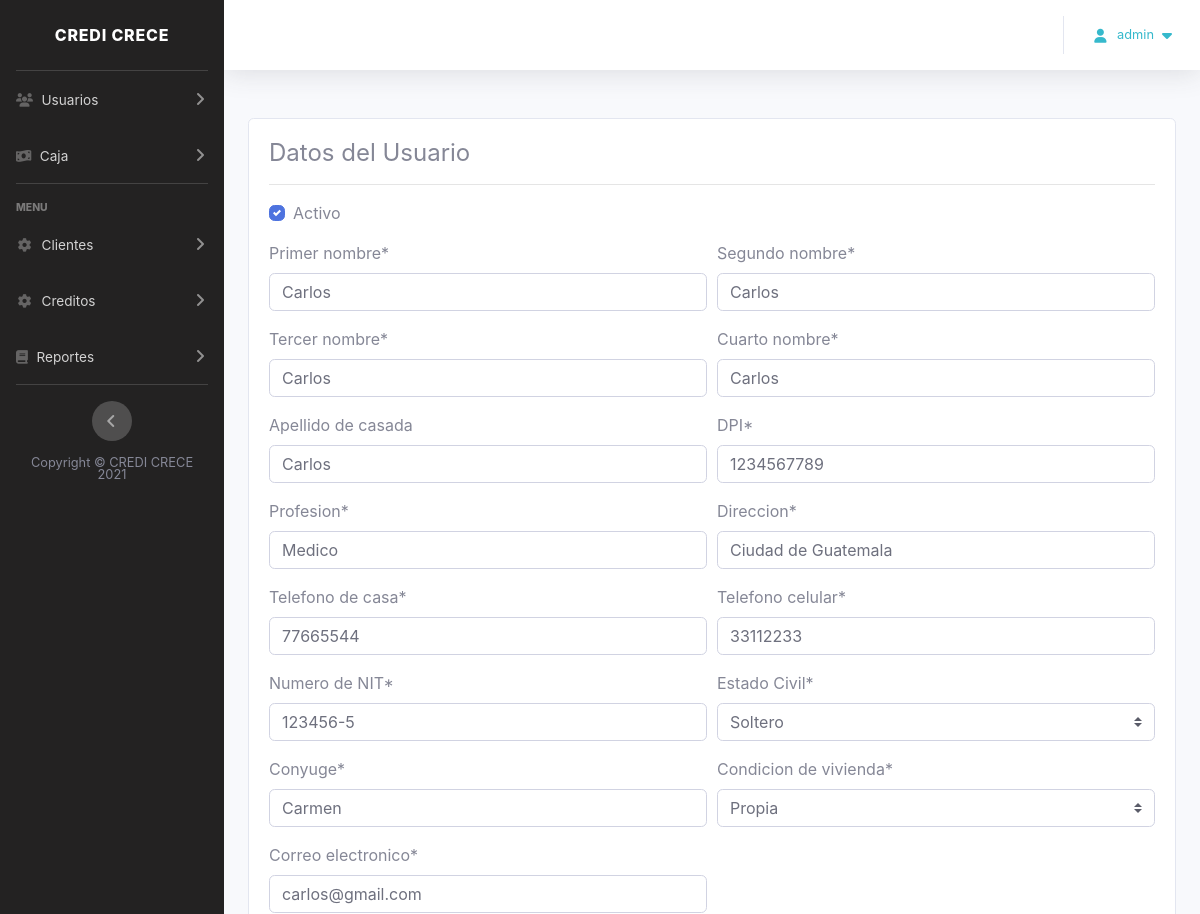
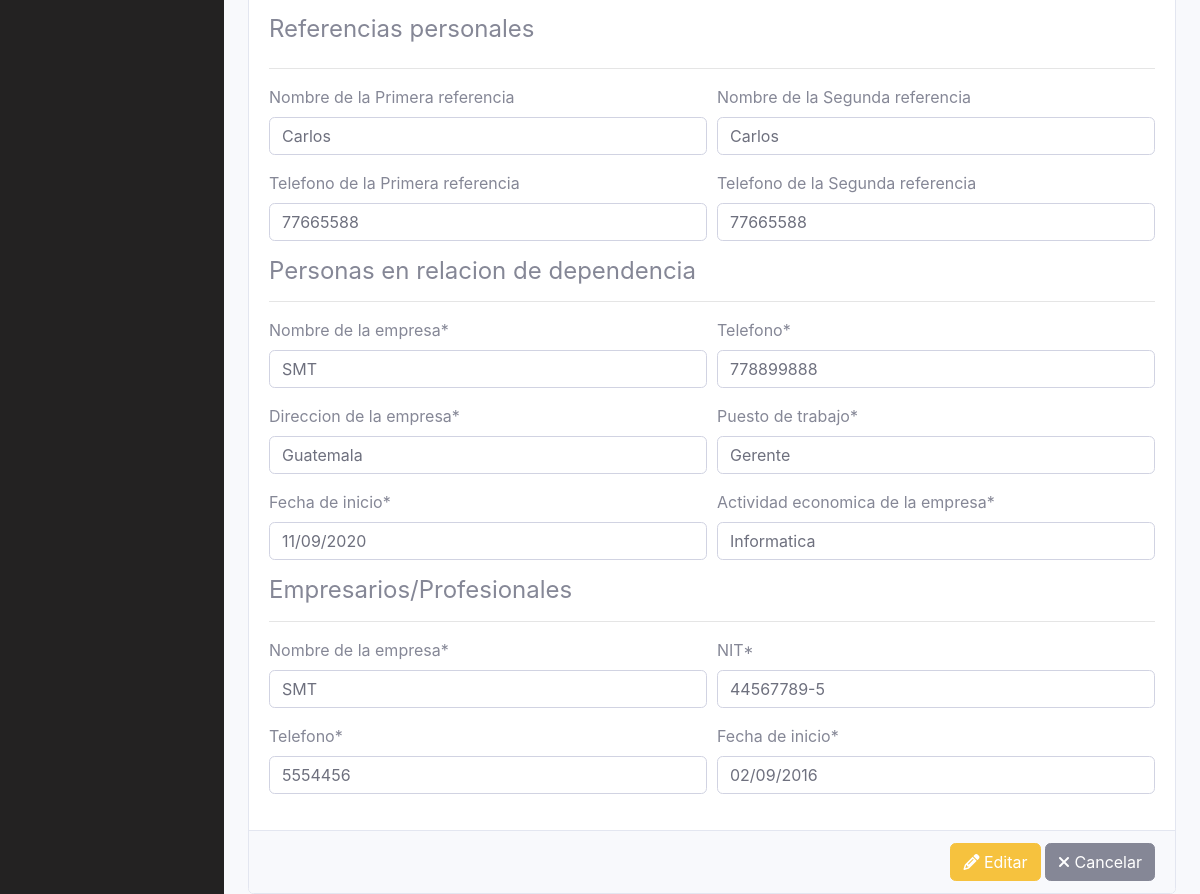
The app's page /clientes/actualizar/1/ (signed in) with its own data (2 pictures, top to bottom).
### clientes/models.py (models this page shows, shortened)
class Cliente(BaseModel):
    ESTADOS_CIVILES = (('soltero','Soltero'),('casado','Casado'))
    CONDICION_DE_VIVIENDA = (('propia','Propia'),('alquilada','Alquilada'),('usufructo','Usufructo'),('familiar','Familiar'),('adeudada','Adeuda'),('prestada','Prestada'))
    primer_nombre = models.CharField(_('Primer nombre'),max_length=50)
    segundo_nombre = models.CharField(_('Segundo nombre'),max_length=50)
    tercer_nombre = models.CharField(_('Tercer nombre'),max_length=50)
    cuarto_nombre = models.CharField(_('Cuarto nombre'),max_length=50)
    apellido_de_casada = models.CharField(_('Apellido de casada'),max_length=50,null=True,blank=True)
    dpi_cliente = models.CharField(_('DPI'),max_length=50)
    profesion = models.CharField(_('Profesion'),max_length=50)
    direccion = models.CharField(_('Direccion'),max_length=50)
    telefono_casa = models.CharField(_('Telefono de casa'),max_length=50)
    celular = models.CharField(_('Telefono celular'),max_length=50)
    nit = models.CharField(_('Numero de NIT'),max_length=30)
    estado_civil = models.CharField(_('Estado Civil'),max_length = 25,choices=ESTADOS_CIVILES,default='soltero')
    conyugue = models.CharField(_('Conyuge'),max_length=100)
    condicion_vivienda = models.CharField(_('Condicion de vivienda'),max_length = 25, choices = CONDICION_DE_VIVIENDA,default='propia')
    correo_electronico = models.CharField(_('Correo electronico'),max_length = 25)
    primera_referencia_p = models.CharField(_('Nombre de la Primera referencia'),max_length=50,null=True,blank=True)
    segunda_referencia_p = models.CharField(_('Nombre de la Segunda referencia'),max_length=50,null=True,blank=True)
    telefono_primera_referencia_p = models.CharField(_('Telefono de la Primera referencia'),max_length=50,null=True,blank=True)
    telefono_segunda_referencia_p = models.CharField(_('Telefono de la Segunda referencia'),max_length=50,null=True,blank=True)
    primera_referencia_f = models.CharField(_('Nombre Primera Referencia Familiar'),max_length=50,null=True,blank=True)
    segunda_referencia_f = models.CharField(_('Nombre Segunda Referencia Familiar'),max_length=50,null=True,blank=True)
    telefono_primera_referencia_f = models.CharField(_('Telefono de la Primera Referencia Familiar'),max_length=50,null=True,blank=True)
    telefono_segunda_referencia_f = models.CharField(_('Telefono de la Segunda Referencia Familiar'),max_length=50,null=True,blank=True)
    nombre_de_la_empresa_prd = models.CharField(_('Nombre de la empresa'),max_length=50)
    telefono_prd = models.CharField(_('Telefono'),max_length=25)
    direccion_de_la_empresa_prd = models.CharField(_('Direccion de la empresa'),max_length=50)
    puesto_de_trabajo_prd = models.CharField(_('Puesto de trabajo'),max_length = 50)
    fecha_inicio_prd = models.DateField(_('Fecha de inicio'))
    actividad_economica_empresa_prd = models.CharField(_('Actividad economica de la empresa'),max_length=50)
    nombre_de_la_empresa_ep = models.CharField(_('Nombre de la empresa'),max_length=50)
    nit_ep = models.CharField(_('NIT'),max_length=25)
    telefono_ep = models.CharField(_('Telefono'),max_length=25)
    fecha_inicio_ep = models.DateField(_('Fecha de inicio'),max_length=25)

### clientes/views.py (the view)
# urls.py: path('clientes/actualizar/<int:pk>/', views.CustomersUpdateView.as_view(), name='update_customer'),
class CustomersUpdateView(BasePermissionView, UpdateView, UpdateViewMixinCustom):
    model = Cliente
    template_name = 'update_customer.html'
    form_class = ClienteForm
    success_url = reverse_lazy('clientes:index_customers')

### utils/mixinCustom.py (called while the page is built)
    def test_func(self):
        return User.objects.filter(id=self.request.user.id).exists()

### clientes/templates/update_customer.html (shortened to what this page needs)
{% extends 'base_main.html'%}
{% load static %}
{% load crispy_forms_tags %}
{% block contenido %}
    <br>
    <form method="post" action="" enctype="multipart/form-data" novalidate autocomplete="off">
         <div class="card">
            <div class="card-body">
                <div class="title-block">
                    <h4 class="title">Datos del Usuario</h4>
                    <hr/>
                </div>
                <div class="form-horizontal">
                    {% crispy form %}
                </div>
            </div>
            <div class="card-footer text-right">
               {% url 'guias:index_customers' as cancel_url %}
               {% include "snippets/_form_default_buttons.html" with cancel_url=cancel_url %}
            </div>
        </div>
    </form>
{% endblock %}

### templates/base_main.html (shortened to what this page needs)
{% load static %}
{% load auth_extras %}
<!DOCTYPE html>
<html lang="es">
    <head>
        <link rel="stylesheet" href="{% static 'bootstrap/dist/css/bootstrap.min.css' %}">
        <link rel="stylesheet" href="{% static '@fortawesome/fontawesome-free/css/all.min.css'%}">
        <link rel="stylesheet" type="text/css" href="{% static 'css/main/sb-admin-2.css' %}">
    </head>
    <body id="page-top">
        <div id="wrapper">
            <ul class="navbar-nav bg-gradient-dark sidebar sidebar-dark accordion" id="accordionSidebar">
                <a class="sidebar-brand d-flex align-items-center justify-content-center" href="#">
                    <div class="sidebar-brand-text mx-3">CREDI CRECE</div>
                </a>
                <hr class="sidebar-divider my-0">
                {% if user.is_staff or user|groups:"Administrador" or user|groups:"Gerente Sucursal" %}
                <li class="nav-item">
                    <a class="nav-link collapsed" href="#" data-toggle="collapse" data-target="#collapseUsuarios"
                        aria-expanded="true" aria-controls="collapseUtilities">
                        <i class="fas fa-users"></i>
                        <span>Usuarios</span>
                    </a>
                </li>
                {% endif %}
                {% if user.is_staff or user|groups:"Administrador" %}
                <li class="nav-item">
                    <a class="nav-link collapsed" href="#" data-toggle="collapse" data-target="#collapsePrecios"
                        aria-expanded="true" aria-controls="collapseUtilities">
                        <i class="fas fa-money-bill-wave"></i>
                        <span>Caja</span>
                    </a>
                </li>
            {% endif %}
                <hr class="sidebar-divider">
                {% if user.is_staff or user|groups:"Administrador" or user|groups:"Gerente Sucursal" or user|groups:"Colaboradores" %}
                <div class="sidebar-heading">Menu</div>
                <li class="nav-item ">
                    <a class="nav-link collapsed" href="#" data-toggle="collapse" data-target="#collapseClientes"
                        aria-expanded="true" aria-controls="collapseTwo">
                        <i class="fas fa-fw fa-cog"></i>
                        <span>Clientes</span>
                    </a>
                <li class="nav-item">
                    <a class="nav-link collapsed" href="#" data-toggle="collapse" data-target="#collapseCuentas"
                        aria-expanded="true" aria-controls="collapseTwo">
                        <i class="fas fa-fw fa-cog"></i>
                        <span>Creditos</span>
                    </a>
                </li>
                <li class="nav-item">
                    <a class="nav-link collapsed" href="#" data-toggle="collapse" data-target="#collapseReportes"
                        aria-expanded="true" aria-controls="collapseTwo">
                        <i class="fas fa-book"></i>
                        <span>Reportes</span>
                    </a>
                </li>
                {% endif %}
                <hr class="sidebar-divider d-none d-md-block">
                <div class="text-center d-none d-md-inline">
                    <button class="rounded-circle border-0" id="sidebarToggle"></button>
                </div>
                <footer class="sticky-footer">
                    <div class="container my-auto">
                        <div class="copyright text-center my-auto">
                            <span>Copyright &copy; CREDI CRECE 2021</span>
                        </div>
                    </div>
                </footer><br>
            </ul>
            <div id="content-wrapper" class="d-flex flex-column">
                <div id="content">
                    <nav class="navbar navbar-expand navbar-light bg-white topbar mb-4 static-top shadow" aria-label="menu">
                        <ul class="navbar-nav ml-auto">
                            <li class="nav-item dropdown no-arrow">
                                <a class="nav-link dropdown-toggle text-info" href="#" id="userDropdown" role="button"
                                    data-toggle="dropdown" aria-haspopup="true" aria-expanded="false">
                                    <i class="fas fa-user fa-sm fa-fw mr-2 text-info"></i>
                                    <span class="mr-2 small text-info">{{user.username}} </span>
                                    <i class="fa fa-caret-down text-info" aria-hidden="true"></i>
                                </a>
                            </li>
                        </ul>
                    </nav>
                    <div class="container-fluid">
                        <div>
                            {% block contenido %}{% endblock contenido %}
                        </div>
                    </div>
                </div>
            </div>
        </div>
    </body>
</html>

### templates/snippets/_form_default_buttons.html
<div class="text-right">
    {% if object.id %}
        <button type="submit" class="btn btn-warning">
            <i class="fa fa-pencil"></i> Editar
        </button>
    {% else %}
        <button type="submit" class="btn btn-success">
            <i class="fa fa-save"></i> Guardar
        </button>
    {% endif %}
    <a class="btn btn-secondary" href="{{ cancel_url }}">
        <i class="fa fa-times"></i> Cancelar
    </a>
</div>

### records on screen
Cliente: primer_nombre "Carlos", segundo_nombre "Carlos", tercer_nombre "Carlos", cuarto_nombre "Carlos", apellido_de_casada "Carlos", dpi_cliente "1234567789", profesion "Medico", direccion "Ciudad de Guatemala", telefono_casa "77665544", celular "33112233", nit "123456-5", estado_civil "Soltero", conyugue "Carmen", condicion_vivienda "Propia", correo_electronico "carlos@gmail.com", primera_referencia_p "Carlos", segunda_referencia_p "Carlos", telefono_primera_referencia_p "77665588", telefono_segunda_referencia_p "77665588", nombre_de_la_empresa_prd "SMT", telefono_prd "778899888", direccion_de_la_empresa_prd "Guatemala", puesto_de_trabajo_prd "Gerente", fecha_inicio_prd "11/09/2020", actividad_economica_empresa_prd "Informatica", nombre_de_la_empresa_ep "SMT", nit_ep "44567789-5", telefono_ep "5554456", fecha_inicio_ep "02/09/2016"

### other values on screen
{{ user.username }} "admin"
